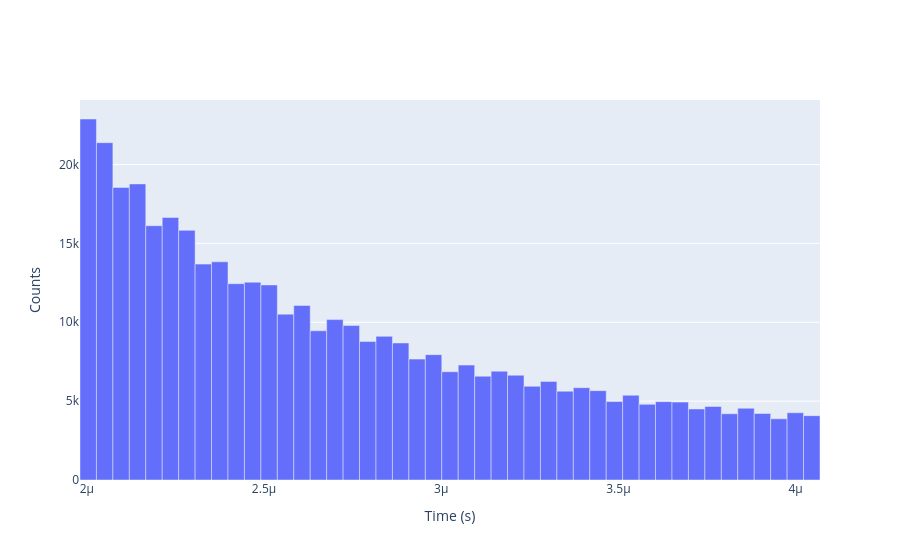

This figure's notebook cell:
### Code cell
data = np.genfromtxt("Data/timestamp/2026-01-08.csv", delimiter=',')
print(len(data))

data = data[(data > 2e-6)]

print(len(data))

count, edges = np.histogram(data, bins=n_bins , density=False)

fig = go.Figure()

fig.add_trace(
    go.Bar(x=edges[:-1], y=count, name='Histogram', width=np.diff(edges))
)

fig.update_layout(
    xaxis_title='Time (s)',
    yaxis_title='Counts',
    bargap=0
)

fig.show()
